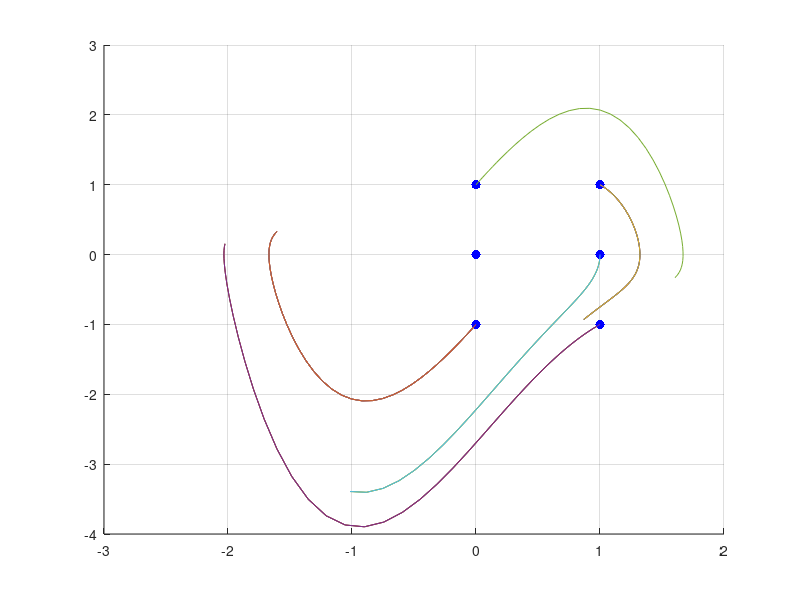

Write MATLAB code to recreate this figure.
clear all
close all
clc

%%

fun = @(t,x)[x(2);
            2*(1-x(1)^2)*x(2)-x(1)];

figure
grid on
hold on
for i=1:20
    x0 = [randi([0,1]);randi([-1,1])];
    [t,x] = ode45(fun,[0,1.6],x0);
    plot(x0(1), x0(2), 'b.', 'MarkerSize', 20);
    plot(x(:,1),x(:,2));
end
